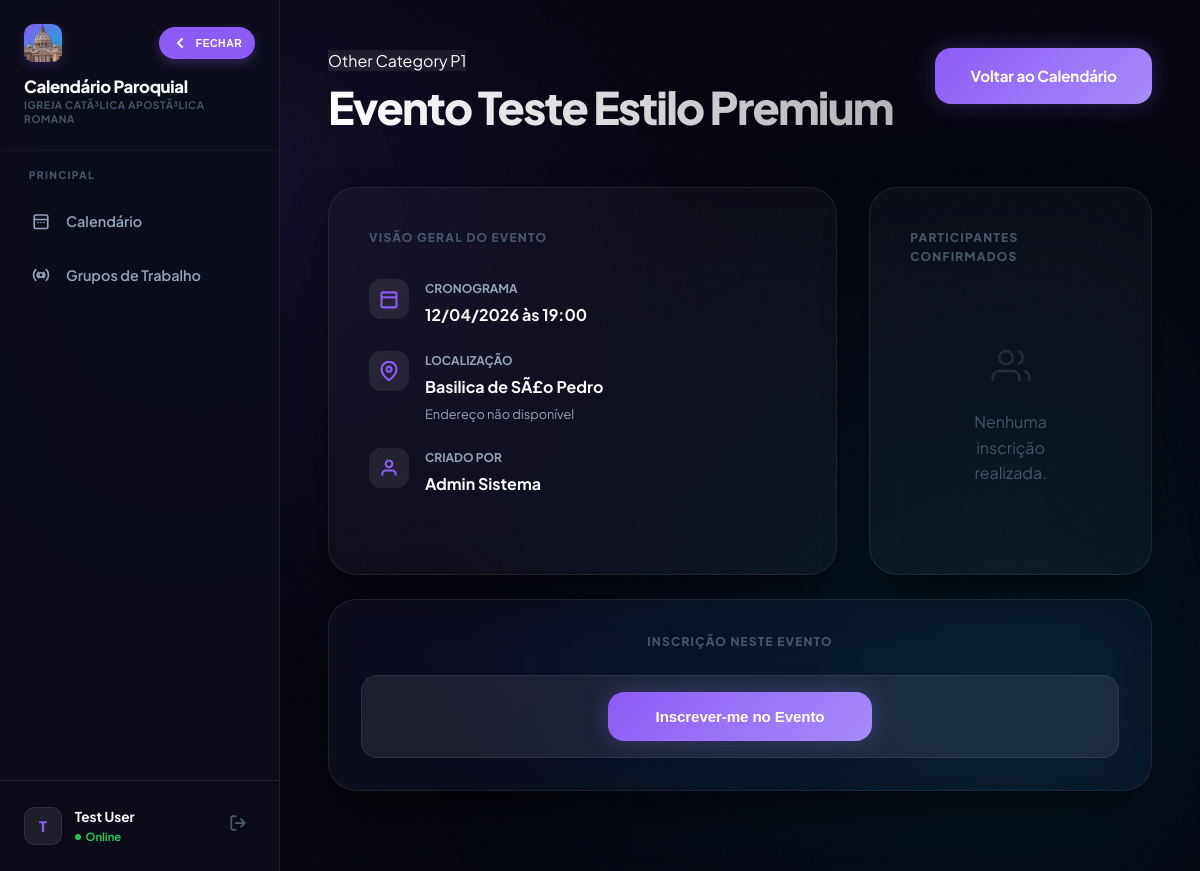
The app's page /ver_atividade.php?id=22 (signed in), older data.
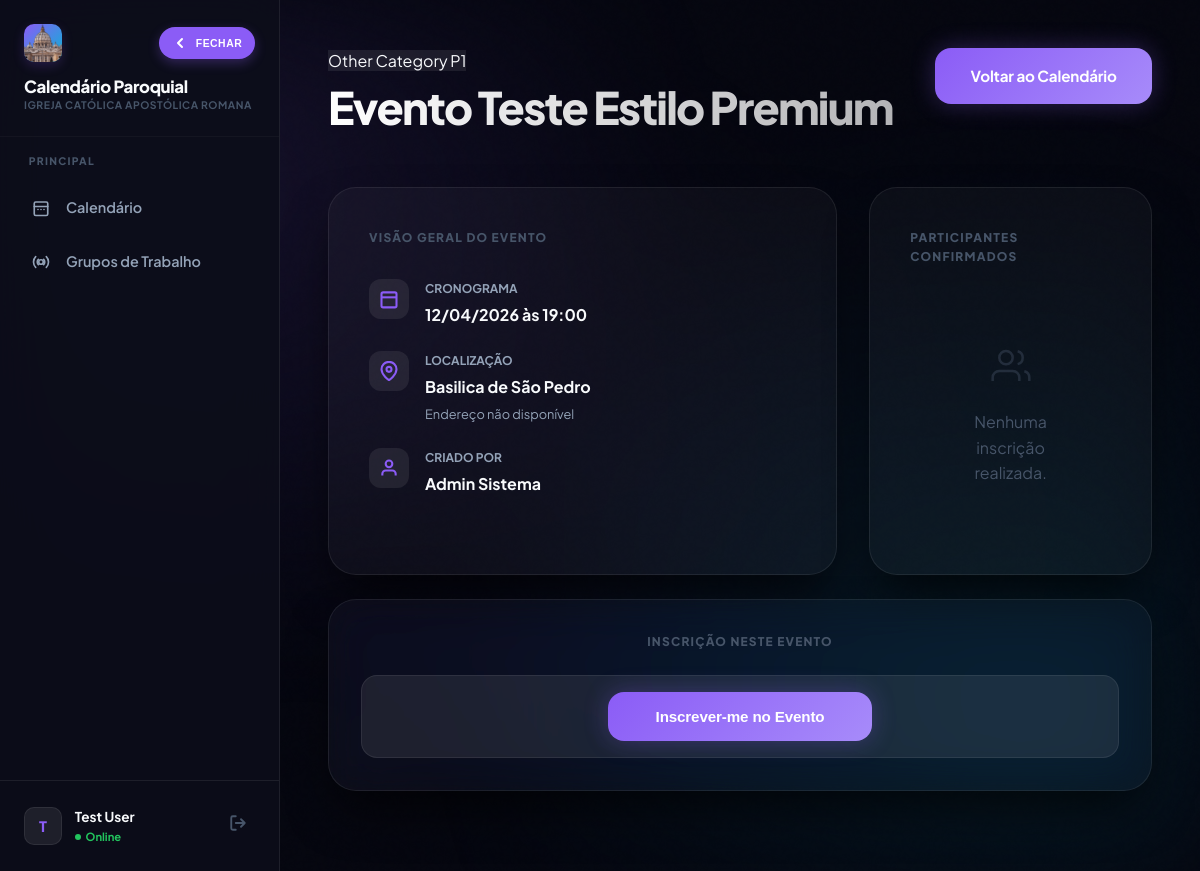
The same page, newer data.
### tables this page shows
CREATE TABLE `paroquias` (
  `id` int(10) unsigned NOT NULL AUTO_INCREMENT,
  `nome` varchar(255) NOT NULL,
  `cidade` varchar(100) DEFAULT NULL,
  `estado` char(2) DEFAULT NULL,
  `diocese` varchar(255) DEFAULT NULL,
  `ativo` tinyint(1) DEFAULT 1,
  `data_criacao` timestamp NULL DEFAULT current_timestamp(),
  PRIMARY KEY (`id`)
);

CREATE TABLE `atividades` (
  `id` int(10) unsigned NOT NULL AUTO_INCREMENT,
  `nome` varchar(255) NOT NULL,
  `descricao` text DEFAULT NULL,
  `cor` varchar(7) DEFAULT '#3b82f6',
  `data_inicio` date NOT NULL,
  `hora_inicio` time DEFAULT NULL,
  `data_fim` date DEFAULT NULL,
  `hora_fim` time DEFAULT NULL,
  `local_id` int(10) unsigned DEFAULT NULL,
  `tipo_atividade_id` int(10) unsigned DEFAULT NULL,
  `categoria_id` int(10) unsigned DEFAULT NULL,
  `criador_id` int(10) unsigned DEFAULT NULL,
  `paroquia_id` int(10) unsigned DEFAULT NULL,
  `status` varchar(50) DEFAULT 'ativo',
  `restrito` tinyint(1) DEFAULT 0,
  `serie_key` varchar(100) DEFAULT NULL,
  `serie_frequencia` varchar(50) DEFAULT NULL,
  `serie_dias_semana` varchar(100) DEFAULT NULL,
  `serie_data_fim` date DEFAULT NULL,
  `data_criacao` timestamp NULL DEFAULT current_timestamp(),
  `ultima_atualizacao` timestamp NULL DEFAULT current_timestamp() ON UPDATE current_timestamp(),
  `is_multi_color` tinyint(1) DEFAULT 0,
  `is_flashing` tinyint(1) DEFAULT 0,
  PRIMARY KEY (`id`),
  KEY `fk_atividades_paroquia` (`paroquia_id`),
  KEY `fk_atividades_local` (`local_id`),
  KEY `fk_atividades_tipo` (`tipo_atividade_id`),
  CONSTRAINT `fk_atividades_local` FOREIGN KEY (`local_id`) REFERENCES `locais_paroquia` (`id`) ON DELETE SET NULL,
  CONSTRAINT `fk_atividades_paroquia` FOREIGN KEY (`paroquia_id`) REFERENCES `paroquias` (`id`) ON DELETE SET NULL,
  CONSTRAINT `fk_atividades_tipo` FOREIGN KEY (`tipo_atividade_id`) REFERENCES `tipos_atividade` (`id`) ON DELETE SET NULL
);

CREATE TABLE `locais_paroquia` (
  `id` int(10) unsigned NOT NULL AUTO_INCREMENT,
  `paroquia_id` int(10) unsigned NOT NULL,
  `nome_local` varchar(255) NOT NULL,
  `descricao` text DEFAULT NULL,
  `ativo` tinyint(1) DEFAULT 1,
  `endereco` varchar(255) DEFAULT NULL,
  `telefone` varchar(20) DEFAULT NULL,
  `responsavel` varchar(100) DEFAULT NULL,
  `capacidade` int(11) DEFAULT NULL,
  PRIMARY KEY (`id`)
);

CREATE TABLE `tipos_atividade` (
  `id` int(10) unsigned NOT NULL AUTO_INCREMENT,
  `paroquia_id` int(10) unsigned DEFAULT NULL,
  `nome_tipo` varchar(100) NOT NULL,
  `cor` varchar(7) DEFAULT NULL,
  `icone` varchar(50) DEFAULT NULL,
  `descricao` text DEFAULT NULL,
  PRIMARY KEY (`id`)
);

CREATE TABLE `usuarios` (
  `id` int(10) unsigned NOT NULL AUTO_INCREMENT,
  `nome` varchar(255) NOT NULL,
  `email` varchar(255) NOT NULL,
  `senha` varchar(255) NOT NULL,
  `perfil_id` int(10) unsigned DEFAULT NULL,
  `paroquia_id` int(10) unsigned DEFAULT NULL,
  `sexo` varchar(20) DEFAULT NULL,
  `telefone` varchar(20) DEFAULT NULL,
  `palavra_chave` varchar(255) DEFAULT NULL,
  `ativo` tinyint(1) DEFAULT 1,
  `perm_criar_eventos` tinyint(1) DEFAULT 0,
  `perm_editar_eventos` tinyint(1) DEFAULT 0,
  `perm_excluir_eventos` tinyint(1) DEFAULT 0,
  `perm_ver_restritos` tinyint(1) DEFAULT 0,
  `perm_cadastrar_usuario` tinyint(1) DEFAULT 0,
  `perm_admin_usuarios` tinyint(1) DEFAULT 0,
  `perm_ver_logs` tinyint(1) DEFAULT 0,
  `data_criacao` timestamp NULL DEFAULT current_timestamp(),
  `ultimo_login` timestamp NULL DEFAULT NULL,
  `data_nascimento` date DEFAULT NULL,
  `foto_perfil` varchar(255) DEFAULT NULL,
  `nivel_acesso` int(10) DEFAULT 0,
  `perfil_nome` varchar(50) DEFAULT NULL,
  `perm_ver_calendario` tinyint(1) DEFAULT 1,
  `perm_admin_sistema` tinyint(1) DEFAULT 0,
  `perm_gerenciar_catalogo` tinyint(1) DEFAULT 0,
  `perm_gerenciar_grupos` tinyint(1) DEFAULT 0,
  PRIMARY KEY (`id`),
  UNIQUE KEY `email` (`email`),
  KEY `fk_usuario_perfil` (`perfil_id`),
  KEY `fk_usuario_paroquia` (`paroquia_id`),
  CONSTRAINT `fk_usuario_paroquia` FOREIGN KEY (`paroquia_id`) REFERENCES `paroquias` (`id`) ON DELETE SET NULL,
  CONSTRAINT `fk_usuario_perfil` FOREIGN KEY (`perfil_id`) REFERENCES `perfis` (`id`) ON DELETE SET NULL
);

### config.php (called while the page is built, shortened)
<?php
function h(mixed $v): string {
    return htmlspecialchars((string)($v ?? ''), ENT_QUOTES, 'UTF-8');
}
?>

### functions.php (called while the page is built, shortened)
<?php
require_once __DIR__ . '/config.php';
function formatDate(string $date): string {
    try {
        $dt = new DateTime($date);
        return $dt->format('d/m/Y');
    } catch (Exception $e) {
        return h($date);
    }
}
function formatTime(?string $time): string {
    return substr((string)$time, 0, 5);
}
function current_paroquia_id(): int {
    return (int)($_SESSION['paroquia_id'] ?? 0);
}
?>

### ver_atividade.php (the view, shortened to what the changed rows need)
<?php
require_once 'functions.php';
$pid = current_paroquia_id();
$id = (int)($_GET['id'] ?? 0);
$sql = "
    SELECT a.*, l.nome_local, l.endereco, l.responsavel, t.nome_tipo, t.icone, u.nome as criador_nome
    FROM atividades a
    LEFT JOIN locais_paroquia l ON a.local_id = l.id
    LEFT JOIN tipos_atividade t ON a.tipo_atividade_id = t.id
    LEFT JOIN usuarios u ON a.criador_id = u.id
    WHERE a.id = ? AND a.paroquia_id = ?
    LIMIT 1
";
$stmt = $conn->prepare($sql);
$stmt->bind_param('ii', $id, $pid);
$stmt->execute();
$activity = $stmt->get_result()->fetch_assoc();
?>
<!DOCTYPE html>
<html lang="pt-BR">
<head>
    <link rel="stylesheet" href="style.css">
</head>
<body>
    <div class="app-shell">
        <?php include 'sidebar.php'; ?>
        <main class="main-content">
            <header class="detail-header animate-in">
                <div>
                    <span class="type-badge" style="background:var(--panel-hi);"><?= h($activity['nome_tipo'] ?: 'Evento') ?></span>
                    <h1 class="gradient-text"><?= h($activity['nome']) ?></h1>
                </div>
            </header>
            <div class="info-grid animate-in" style="animation-delay: 0.1s;">
                <section class="glass info-card">
                    <div class="meta-list">
                        <div class="meta-box">
                            <div class="meta-content">
                                <div>CRONOGRAMA</div>
                                <span><?= formatDate($activity['data_inicio']) ?> às <?= formatTime($activity['hora_inicio']) ?></span>
                            </div>
                        </div>
                        <div class="meta-box">
                            <div class="meta-content">
                                <div>LOCALIZAÇÃO</div>
                                <span><?= h($activity['nome_local'] ?: 'Não definido') ?></span>
                                <p style="font-size: 0.8rem; color: var(--text-dim); margin-top: 0.3rem;"><?= h($activity['endereco'] ?: 'Endereço não disponível') ?></p>
                            </div>
                        </div>
                        <div class="meta-box">
                            <div class="meta-content">
                                <div>CRIADO POR</div>
                                <span><?= h($activity['criador_nome'] ?: 'Gerenciador do Sistema') ?></span>
                            </div>
                        </div>
                    </div>
                </section>
            </div>
        </main>
    </div>
</body>
</html>

### sidebar.php (shortened to what the changed rows need)
<?php
require_once 'config.php';
$parish_name = 'Igreja Católica';
$pid = $_SESSION['paroquia_id'] ?? 0;
if ($pid > 0) {
    $stmt = $conn->prepare("SELECT nome FROM paroquias WHERE id = ?");
    $stmt->bind_param('i', $pid);
    $stmt->execute();
    $resParish = $stmt->get_result();
    if ($resParish && $resParish->num_rows > 0) {
        $parish_name = $resParish->fetch_assoc()['nome'];
    }
}
$all_parishes = [];
?>
<aside class="sidebar" id="mainSidebar">
    <div class="sidebar-header">
        <div class="brand-details">
            <span class="brand-text">Calendário Paroquial</span>
            <?php if (count($all_parishes) > 1): ?>
                <select class="brand-sub-select" onchange="window.location.href='select_paroquia.php?id='+this.value">
                    <?php if ($pid == 0): ?><option value="0" selected>Selecionar...</option><?php endif; ?>
                    <?php foreach($all_parishes as $p): ?>
                        <option value="<?= $p['id'] ?>" <?= $p['id'] == $pid ? 'selected' : '' ?>><?= h($p['nome']) ?></option>
                    <?php endforeach; ?>
                </select>
            <?php else: ?>
                <span class="brand-sub"><?= h($parish_name) ?></span>
            <?php endif; ?>
        </div>
    </div>
</aside>

Row changes from the older to the newer data that the page shows:
changed paroquias: nome "IGREJA CATÃ³LICA APOSTÃ³LICA ROMANA" → "IGREJA CATÓLICA APOSTÓLICA ROMANA"
changed atividades "Evento Teste Estilo Premium": local.nome_local "Basilica de SÃ£o Pedro" → "Basilica de São Pedro"
